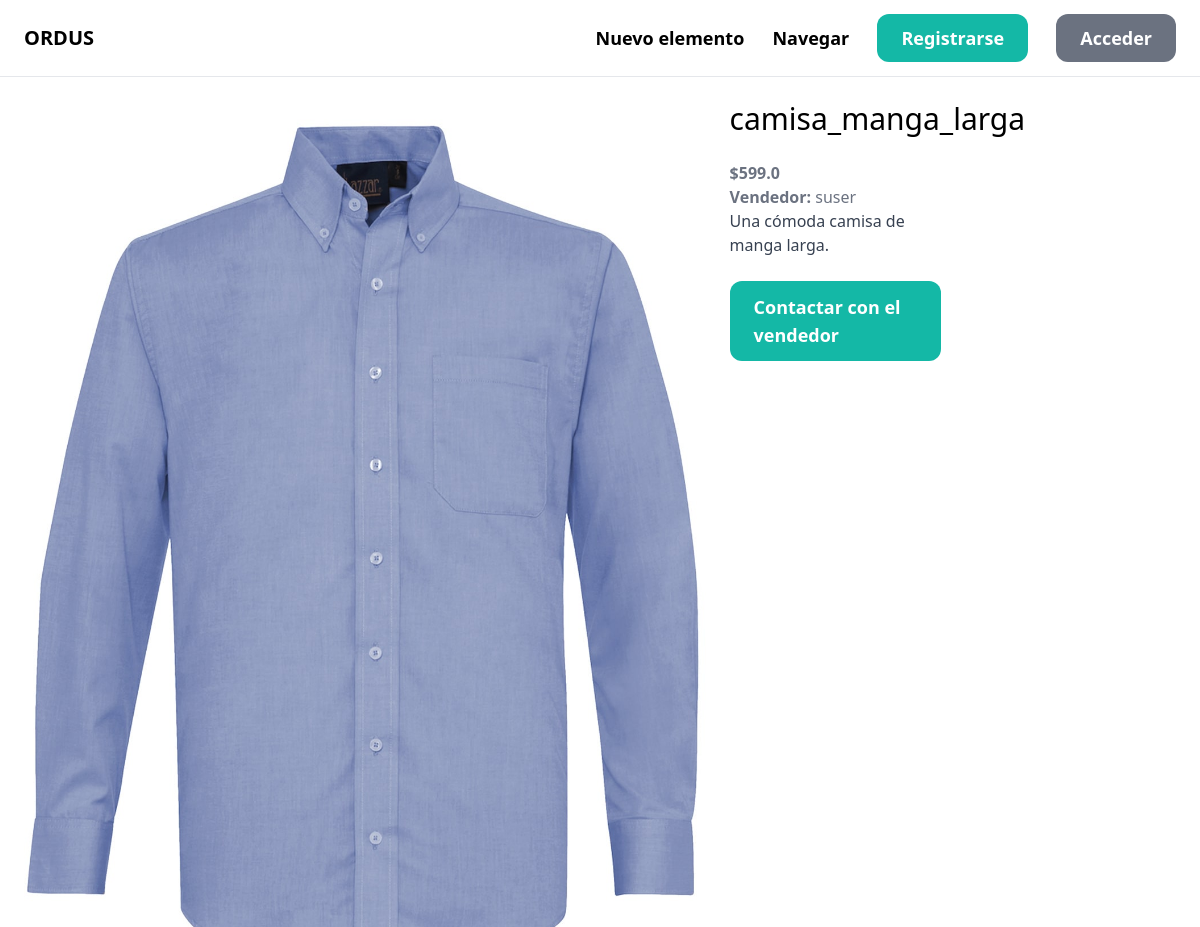
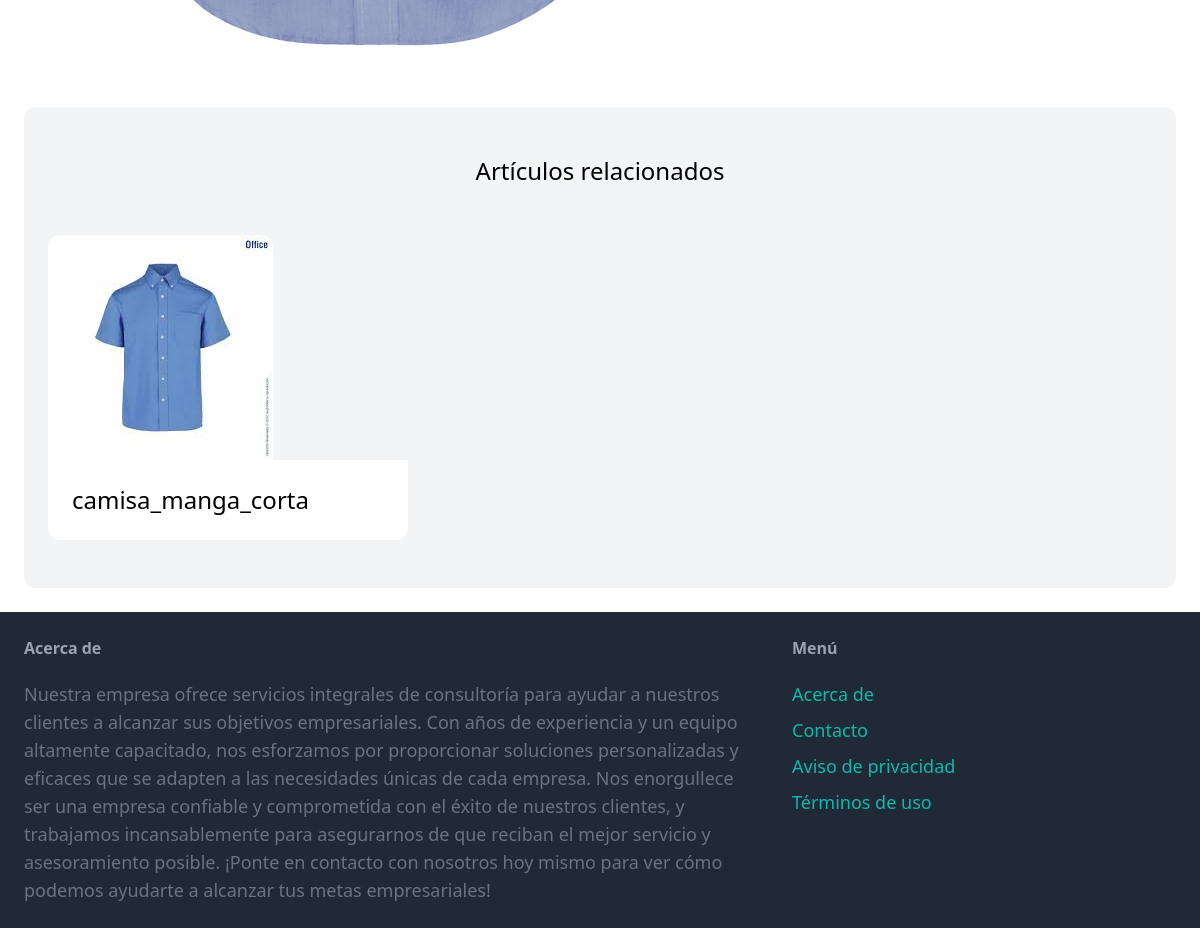
Page /items/1 on the committed database (2 pictures, top to bottom).
### item/models.py (models this page shows, shortened)
class Item(models.Model):
    category = models.ForeignKey(Category, related_name='items', on_delete=models.CASCADE)
    name = models.CharField(max_length=255)
    description = models.TextField(blank=True, null=True)
    price = models.FloatField()
    image = models.ImageField(upload_to='item_images', blank=True, null=True)
    inventory = models.IntegerField()
    added = models.ForeignKey(User, related_name='items', on_delete=models.CASCADE)
    date = models.DateField()

### item/views.py (the view)
# urls.py: path('<int:pk>', views.detail, name='detail'),
def detail(request, pk):
    item = get_object_or_404(Item, pk=pk)
    related_items = Item.objects.filter(category=item.category, inventory__gt=0).exclude(pk=pk)[0:3]
    return render(request, 'item/detail.html', {
        'item': item,
        'related_items': related_items,
    })

### item/templates/item/detail.html (shortened to what this page needs)
{% extends 'core/base.html' %}
{% block content %}
<div class="grid grid-cols-5 gap-6">
    <div class="col-span-3">
        <img src="{{ item.image.url}}" class="rounded-xl">
    </div>
    <div calss="col-span-2 p-6 bg-gray-100 sounded-xl">
        <h1 class="mb-6 text-3xl">{{ item.name }}</h1>
        <p class="text-gray-500"><strong>${{ item.price }}</strong></p>
        <p class="text-gray-500"><strong>Vendedor: </strong>{{ item.added }}</p>
        {% if item.description %}
            <p class="text-gray-700">
                {{ item.description }}
            </p>
        {% endif %}
        <a href="#" class="inline-block mt-6 px-6 py-3 text-lg font-semibold bg-teal-500 text-white rounded-xl hover:bg-teal-700">Contactar con el vendedor</a>
    </div>
</div>
{% if related_items %}
    <div class="mt-6 px-6 py-12 bg-gray-100 rounded-xl">
        <h2 class="mb-12 text-2xl text-center">Artículos relacionados</h2>
        <div class="grid grid-cols-3 gap-3">
            {% for item in related_items %}
            <div>
                <a href="{% url 'item:detail' item.id %}">
                    <div>
                        <img src="{{ item.image.url }}" class="rounded-t-xl">
                    </div>
                    <div class="p-6 bg-white rounded-b-xl">
                        <h2 class="text-2xl">{{ item.name }}</h2>
                    </div>
                </a>
            </div>
            {% endfor %}
        </div>
    </div>
{% endif %}
{% endblock %}

### rows in the picture
Item: image (picture), name "camisa_manga_larga", price "599.0", added "suser", description "Una cómoda camisa de manga larga."
Item: image (picture), name "camisa_manga_corta"
